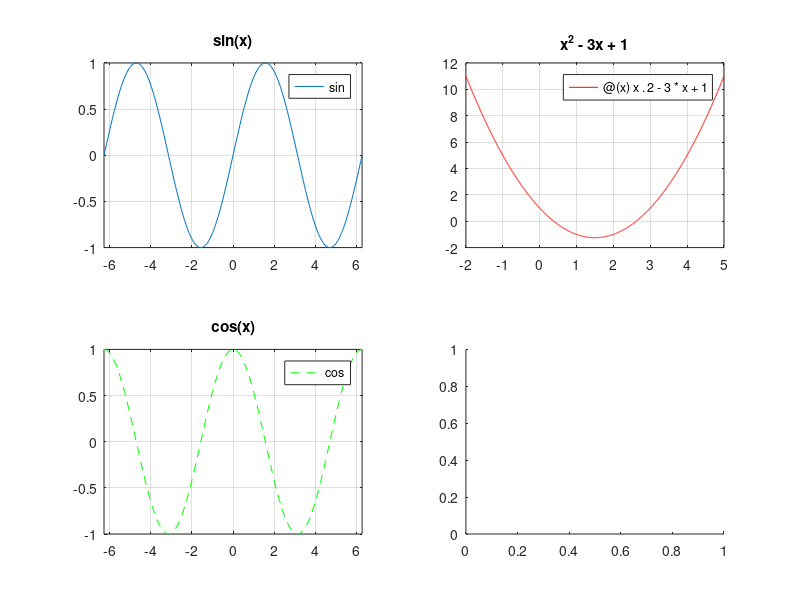

Recreate this plot in MATLAB. (Note: this script raises an error after producing the figure.)
% fplot example - plot functions from handles
subplot(2, 2, 1);
fplot(@sin, [-2*pi 2*pi]);
title('sin(x)');
grid on;

subplot(2, 2, 2);
fplot(@(x) x.^2 - 3*x + 1, [-2 5], 'r');
title('x^2 - 3x + 1');
grid on;

subplot(2, 2, 3);
fplot(@cos, [-2*pi 2*pi], 'g--');
title('cos(x)');
grid on;

subplot(2, 2, 4);
fplot(@(t) sin(t), @(t) cos(t), [0 2*pi]);
title('Parametric circle');
grid on;
